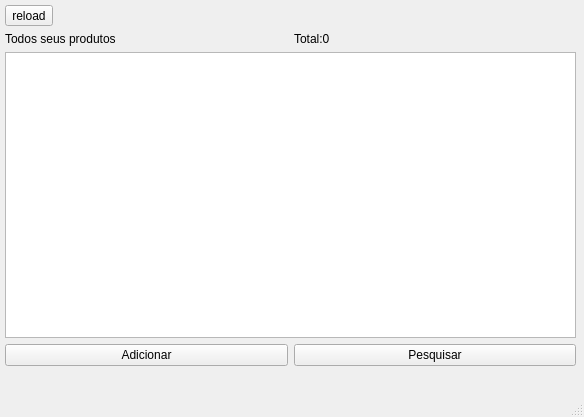
<?xml version="1.0" encoding="UTF-8"?>
<ui version="4.0">
 <class>MainWindow</class>
 <widget class="QMainWindow" name="MainWindow">
  <property name="geometry">
   <rect>
    <x>0</x>
    <y>0</y>
    <width>584</width>
    <height>417</height>
   </rect>
  </property>
  <property name="windowTitle">
   <string>MainWindow</string>
  </property>
  <widget class="QWidget" name="centralwidget">
   <widget class="QWidget" name="verticalLayoutWidget">
    <property name="geometry">
     <rect>
      <x>0</x>
      <y>0</y>
      <width>581</width>
      <height>371</height>
     </rect>
    </property>
    <layout class="QVBoxLayout" name="verticalLayout">
     <property name="leftMargin">
      <number>5</number>
     </property>
     <property name="topMargin">
      <number>5</number>
     </property>
     <property name="rightMargin">
      <number>5</number>
     </property>
     <property name="bottomMargin">
      <number>5</number>
     </property>
     <item>
      <widget class="QToolButton" name="tbtnReload">
       <property name="text">
        <string>reload</string>
       </property>
      </widget>
     </item>
     <item>
      <layout class="QHBoxLayout" name="horizontalLayout">
       <item>
        <widget class="QLabel" name="label">
         <property name="text">
          <string>Todos seus produtos</string>
         </property>
        </widget>
       </item>
       <item>
        <widget class="QLabel" name="lTotal">
         <property name="text">
          <string>Total:0</string>
         </property>
        </widget>
       </item>
      </layout>
     </item>
     <item>
      <widget class="QListView" name="lvProdutos">
       <property name="editTriggers">
        <set>QAbstractItemView::EditTrigger::NoEditTriggers</set>
       </property>
      </widget>
     </item>
     <item>
      <layout class="QHBoxLayout" name="horizontalLayout_2">
       <item>
        <widget class="QPushButton" name="btnAdd">
         <property name="text">
          <string>Adicionar</string>
         </property>
        </widget>
       </item>
       <item>
        <widget class="QPushButton" name="btnPesq">
         <property name="text">
          <string>Pesquisar</string>
         </property>
        </widget>
       </item>
      </layout>
     </item>
    </layout>
   </widget>
  </widget>
  <widget class="QMenuBar" name="menubar">
   <property name="geometry">
    <rect>
     <x>0</x>
     <y>0</y>
     <width>584</width>
     <height>23</height>
    </rect>
   </property>
  </widget>
  <widget class="QStatusBar" name="statusbar"/>
 </widget>
 <resources/>
 <connections/>
</ui>
